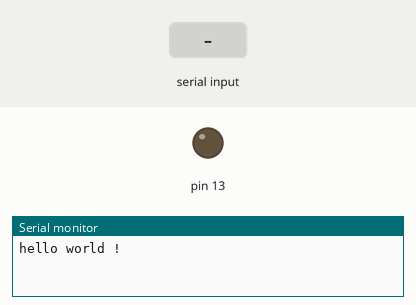
This sketch was run on a simulated Arduino Uno, built with avr-gcc and run on an emulated ATmega328P. On the bench: output pins drawn as LEDs (lit = HIGH), the last lines printed to the serial monitor. Dashed ring = blinking. Inputs (shaded band) come from the test bench.

Above: at 1.2 s.
1.3 s: "1" received over Serial
At 2.1 s:
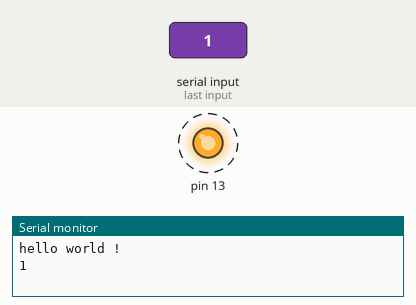
4.3 s: "0" received over Serial
At 5.1 s:
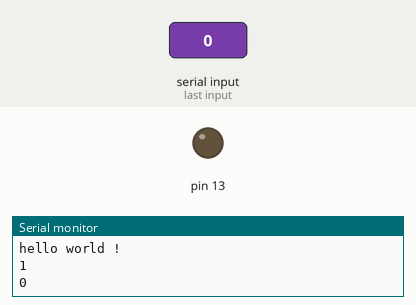
Timing chart, 0 to 7.3 s (numbered marks = the images above; inputs shaded):
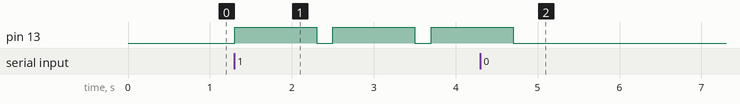

The sketch:

FirstTest.ino
```cpp
boolean blink = false;

void setup() {
  // put your setup code here, to run once:
  pinMode(13, OUTPUT);
  Serial.begin(9600);
  Serial.println("hello world !");
}

void loop() {
  // put your main code here, to run repeatedly:
  if (blink) {
    digitalWrite(13, HIGH);
    wait(1000);
    digitalWrite(13, LOW);
    wait(200);
  }

  while (Serial.available()) {
    // get the new byte:
    blink = '1' == ((char)Serial.read());
    Serial.println(blink);
  }
}
```

Aux.ino
```cpp
void wait(int delta) {
  delay(delta);
}
```

Measured:
- after the input at 1.3 s, pin 13: alternates HIGH for 1.0 s and LOW for 0.20 s, starting at once
- after the input at 4.3 s, pin 13: goes on until 4.7 s, then stays LOW
